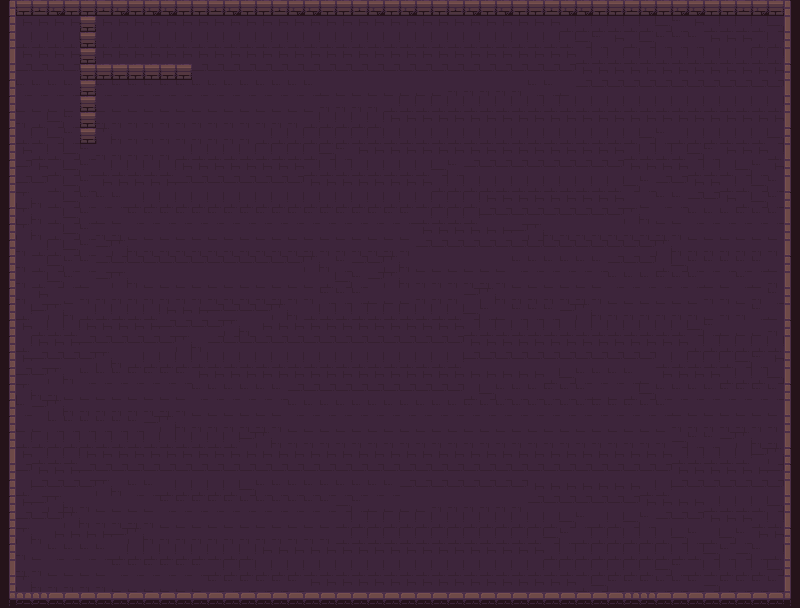

Tiled map render using the project's own tile images. Description and the whole map definition, tile-layer contents included, below:
An orthogonal 50x38 tile map with 16x16 px tiles, 1 tile layer (Tile Layer 1), 2 tilesets.

<map version="1.10" tiledversion="1.10.2" orientation="orthogonal" renderorder="right-down" width="50" height="38" tilewidth="16" tileheight="16" infinite="0" nextlayerid="2" nextobjectid="1">
 <editorsettings>
  <export target="../../map.json" format="json" />
 </editorsettings>
 <tileset firstgid="1" name="Dungeon_Tileset" tilewidth="16" tileheight="16" tilecount="100" columns="10">
  <image source="Dungeon_Tileset.png" width="160" height="160" />
 </tileset>
 <tileset firstgid="101" name="Dungeon_Tileset2" tilewidth="16" tileheight="16" tilecount="100" columns="10">
  <image source="Dungeon_Tileset.png" width="160" height="160" />
 </tileset>
 <layer id="1" name="Tile Layer 1" width="50" height="38">
  <data encoding="csv">
1,2,3,4,5,2,3,4,5,4,4,5,2,3,4,5,2,3,4,4,5,2,3,4,5,4,5,2,3,4,5,4,5,2,3,4,4,5,2,3,4,5,4,4,5,2,3,4,5,6,
1,18,18,18,18,2,18,18,18,18,18,18,18,18,18,18,18,18,18,18,18,18,18,18,18,18,18,18,18,18,18,18,18,18,18,8,8,8,8,8,8,9,10,18,8,8,8,8,9,16,
1,8,8,8,8,2,8,8,8,8,8,8,8,8,8,8,8,8,8,8,8,8,8,8,8,8,8,8,8,8,8,8,8,8,8,8,9,10,18,8,9,10,10,10,18,18,18,8,8,26,
11,18,18,18,18,2,18,18,18,18,18,18,18,18,18,18,18,18,18,18,18,18,18,18,18,18,18,18,18,18,18,18,18,18,18,18,8,8,8,8,8,8,8,8,8,8,8,8,8,36,
21,28,28,28,28,2,2,2,2,2,2,2,28,28,28,28,28,28,28,28,28,28,28,28,28,28,28,28,28,28,28,28,28,28,28,28,18,18,18,18,18,18,18,18,18,18,18,18,18,6,
1,10,10,10,10,2,10,10,10,10,10,10,10,10,10,10,10,10,10,10,20,20,20,20,20,20,20,20,30,30,30,30,30,10,10,20,28,28,28,28,28,28,28,28,28,28,28,28,28,16,
1,20,20,20,20,2,20,20,20,20,20,20,20,20,20,20,20,20,20,20,30,30,30,30,8,8,8,8,8,8,8,8,8,8,8,8,8,8,8,8,8,8,8,8,8,8,8,8,8,26,
1,30,8,9,10,2,30,30,30,30,30,30,30,30,30,30,30,30,30,8,8,8,8,8,18,18,18,18,18,18,18,18,18,18,18,18,18,18,18,18,18,18,18,18,18,18,18,18,18,36,
1,8,8,9,10,2,29,30,30,30,30,30,30,30,30,30,8,8,8,8,8,8,8,8,8,8,8,8,8,8,8,8,8,8,8,8,8,8,8,8,9,10,8,8,8,8,8,8,9,6,
1,18,8,8,9,10,30,30,30,30,30,8,8,8,8,8,8,8,8,8,9,10,18,18,18,18,18,18,18,18,18,18,18,18,18,18,18,18,18,8,8,8,8,9,10,18,18,18,8,16,
1,28,18,8,9,10,8,8,8,8,8,18,18,18,18,18,18,18,18,8,8,8,8,8,8,8,8,9,10,28,28,28,28,28,28,28,28,28,28,18,18,18,18,8,8,8,9,10,18,26,
1,28,28,8,9,10,18,18,18,18,18,28,28,28,28,28,28,28,28,18,18,18,18,18,18,18,18,8,8,8,8,8,8,8,8,8,8,8,8,9,10,28,28,18,18,8,8,9,10,36,
11,29,30,8,9,10,10,10,8,8,8,8,8,8,8,8,8,8,8,8,8,8,8,8,8,8,8,8,8,8,18,18,18,18,18,18,18,18,18,19,20,10,10,28,28,18,8,9,10,6,
1,29,30,8,9,10,20,20,10,10,10,10,10,10,10,10,10,10,10,10,10,10,10,10,10,10,8,8,8,8,28,28,28,28,28,28,28,28,28,29,30,20,20,10,10,10,10,10,10,16,
1,29,30,8,9,10,30,30,20,20,20,20,20,20,20,20,20,20,20,20,20,20,20,20,20,20,18,18,18,18,18,18,28,29,30,30,30,30,30,30,30,30,30,20,20,20,20,20,20,26,
1,30,8,8,9,10,28,29,30,30,30,30,30,30,30,30,30,30,30,30,30,30,30,30,30,30,28,28,28,28,28,28,28,28,28,28,28,28,28,28,28,29,30,30,30,30,30,30,30,36,
1,30,8,9,10,10,28,28,28,28,28,28,28,28,28,28,28,28,28,29,30,10,28,28,29,30,20,20,20,20,20,20,10,10,10,10,10,10,28,28,28,8,9,10,10,10,10,10,20,6,
1,30,8,9,10,20,28,29,30,20,20,20,20,20,20,20,20,20,20,20,8,9,10,28,29,30,30,30,30,30,30,30,20,20,20,20,20,20,10,10,10,10,10,10,20,20,10,20,30,16,
1,30,18,19,20,30,30,30,30,30,30,30,30,30,30,30,30,30,30,30,10,10,10,20,20,20,30,30,30,28,29,30,30,30,30,30,30,30,20,20,20,20,20,20,30,30,20,30,10,26,
1,8,28,29,30,8,8,8,8,8,18,18,18,28,28,28,28,29,30,8,8,8,8,8,8,8,8,8,8,9,10,20,10,10,10,28,29,30,30,30,30,30,30,30,20,30,30,10,20,36,
1,18,8,8,8,18,18,18,18,18,28,28,28,28,29,30,18,18,18,18,18,18,18,18,18,18,18,18,18,8,8,8,8,8,8,8,8,8,8,8,8,8,8,9,10,20,20,20,30,6,
1,8,18,18,18,28,28,28,28,28,28,29,30,28,28,28,28,28,28,28,28,28,28,28,28,28,28,28,28,18,18,18,18,18,18,18,18,18,18,18,18,18,18,8,8,8,8,8,8,16,
1,18,28,28,28,28,29,30,8,8,8,8,8,8,8,8,8,8,8,8,8,8,8,8,8,8,8,8,8,28,28,28,28,28,28,28,28,28,28,28,28,8,8,8,8,8,9,10,18,26,
1,28,28,29,30,10,10,10,10,10,10,10,18,18,18,18,18,18,18,18,18,18,18,18,18,18,18,18,18,18,18,18,18,18,8,9,10,10,10,10,20,18,18,18,18,8,8,8,9,36,
1,29,30,30,20,20,20,20,20,20,20,20,10,10,10,10,10,10,28,28,28,28,28,28,28,28,28,28,28,8,9,10,10,10,10,10,10,20,20,8,9,10,10,10,10,10,10,10,10,6,
1,10,28,29,30,30,30,30,30,30,30,30,20,20,20,20,20,20,10,10,10,10,10,10,10,10,10,10,10,10,10,10,10,10,10,10,10,10,10,10,10,10,20,20,20,20,20,20,20,16,
1,20,20,10,10,10,10,10,10,28,29,30,30,30,30,30,30,30,20,20,20,20,20,20,20,20,20,20,20,20,20,20,20,20,20,20,20,20,20,20,20,20,30,30,30,30,30,30,30,26,
1,8,8,8,8,8,8,8,8,8,8,8,8,8,8,28,29,30,30,30,30,30,30,30,30,30,30,30,30,30,30,30,30,30,30,30,30,30,30,30,30,30,9,10,10,28,29,30,30,36,
11,18,8,8,8,18,18,18,18,18,18,18,18,18,18,18,18,18,18,18,18,18,18,18,18,18,18,18,18,18,18,18,18,18,18,18,18,18,18,18,18,18,8,8,8,8,8,28,29,6,
21,28,18,18,18,28,28,28,28,28,28,28,28,28,28,28,28,28,28,28,28,28,28,28,28,28,28,28,28,28,28,28,28,28,28,28,28,28,28,28,28,28,18,18,18,18,18,18,28,6,
1,8,28,28,28,28,29,30,10,10,8,8,8,8,8,9,10,10,10,10,10,10,10,10,10,28,28,28,28,28,28,28,28,18,18,18,18,18,18,18,8,8,28,28,28,28,28,28,28,16,
1,18,28,29,30,30,20,20,20,20,10,10,10,10,10,10,10,10,10,10,10,9,10,20,20,20,20,30,30,30,30,30,30,28,28,28,28,28,28,28,18,18,18,18,8,8,8,8,9,26,
1,28,28,28,29,30,30,30,30,30,20,20,20,20,20,20,20,20,20,20,20,8,8,8,8,8,8,8,8,8,8,8,8,8,8,9,10,8,8,9,10,28,28,28,18,18,18,8,8,36,
1,29,30,18,18,18,18,28,29,30,30,30,30,30,30,30,30,30,30,30,30,8,8,8,8,8,8,8,8,8,8,8,8,8,9,10,8,8,8,8,8,8,9,10,8,9,10,18,18,6,
1,30,20,10,10,10,10,8,8,8,8,8,8,8,8,8,18,18,18,18,18,18,18,18,18,18,18,18,18,18,18,18,18,18,8,8,8,8,8,8,8,8,8,8,9,10,9,10,8,16,
11,30,30,20,20,20,20,10,10,10,10,10,10,8,8,8,8,8,8,8,8,8,8,8,8,8,8,8,8,8,8,8,8,8,8,8,8,8,8,8,8,9,10,8,8,8,8,8,9,26,
21,29,30,30,30,30,30,20,20,20,20,20,20,10,10,10,10,10,10,18,18,18,18,18,18,18,18,18,18,18,18,18,18,18,18,18,8,9,10,10,10,10,10,10,9,10,10,10,10,36,
41,43,44,45,45,45,45,45,45,45,45,45,45,45,45,45,45,45,45,45,45,45,45,45,45,45,45,45,45,45,45,45,45,45,45,45,45,45,45,43,44,45,45,45,45,45,45,45,45,46
</data>
 </layer>
</map>
